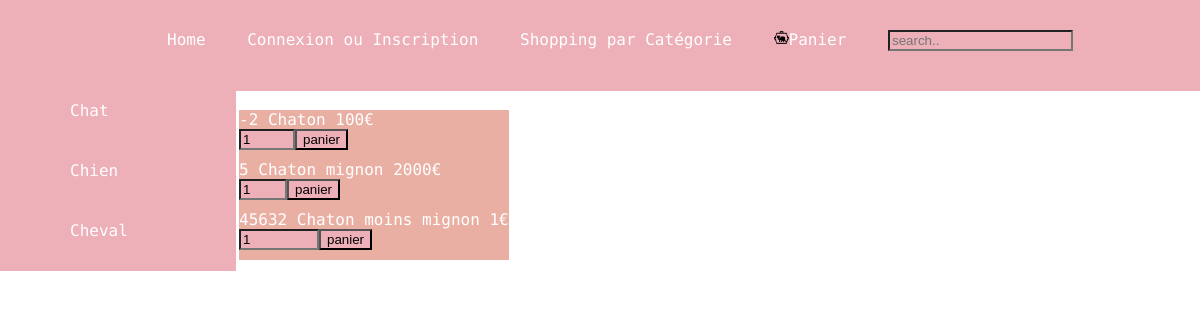
Page /index.php?page=categorie&IdType=1 on the earlier database version.
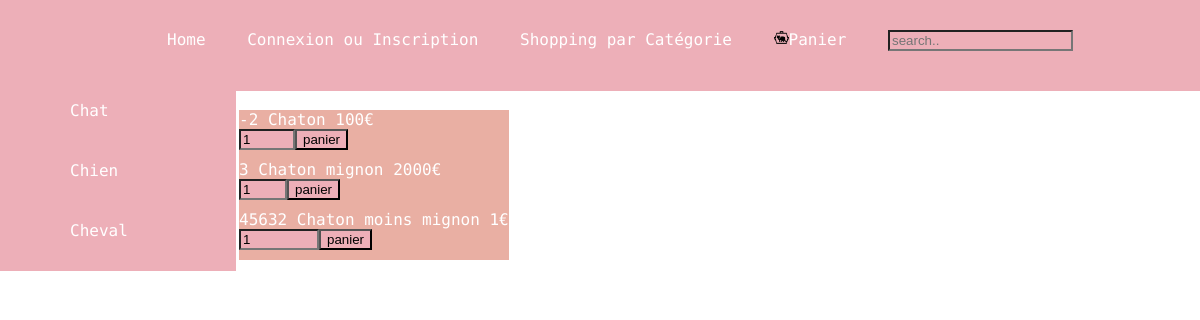
Same page on the later database version.
### tables this page shows
CREATE TABLE IF NOT EXISTS `type` (
  `IdType` int(11) NOT NULL AUTO_INCREMENT,
  `Nom` varchar(255) NOT NULL,
  PRIMARY KEY (`IdType`)
);

CREATE TABLE IF NOT EXISTS `produit` (
  `IdProduit` int(11) NOT NULL AUTO_INCREMENT,
  `Nom` varchar(255) NOT NULL,
  `Prix` int(11) NOT NULL,
  `QteStock` int(11) NOT NULL,
  `Description` text NOT NULL,
  `IdType` int(11) NOT NULL,
  PRIMARY KEY (`IdProduit`)
);

### sqlfunctions.php (called while the page is built, shortened)
<?php
function getParam($key){
	if (isset($_POST[$key]) && $_POST[$key]!=""){
		return $_POST[$key];
	}
	else if (isset($_GET[$key]) && $_GET[$key]!=""){
		return $_GET[$key];
	}
	else return "";
}
?>

### CategShop.php (the view, shortened to what this page needs)
<!DOCTYPE html>
<html>
<head>
    <link rel="stylesheet" type="text/css" media="screen" href="wegotstyle(Axel).css"/>
</head>
<body>
<div class="Corps">
    <nav>
        <div>
            <?php
                $categories = $bdd->query("select * from Type");
                while ($categorie = $categories->fetch()){
                    echo('<div class = "Onglet" >');
                    echo('<a href="index.php?page=categorie&IdType=');
                    echo($categorie['IdType']);
                    echo('">');
                    echo($categorie['Nom']);
                    echo('</a>');
                    echo('</div>');
                }
            ?>
        </div>
    </nav>
    <div class = "cadre">
        <?php
            if(true){
                var_dump($panier);
            }
            if(isset($_GET['IdType'])){
                $objets = $bdd -> prepare("select * from produit where IdType = ?");
                $objets -> execute(array($_GET['IdType']));
                while($objet = $objets -> fetch()){
                    echo('<div class = "Objet">');
                    if (isset($panier[$objet['Nom']][3])) {
                        echo($objet['QteStock'] - $panier[$objet['Nom']][3]);
                    }
                    else{
                        echo($objet['QteStock']);
                    }
                    echo($objet['Nom']);
                    echo('  ');echo($objet['Prix']);echo('€');
                    echo('<form form="post">');
                        for($i=0;$i<=$objet['QteStock'];$i++)
                        {
                        }
                        echo('<input type="number" min="1" max ="');
                        echo($i-1);
                        echo('" name="Quantite" value="1">');
                        echo('<input type="submit" name="page" value="panier">');
                    echo("</form>");
                    echo('</div>');
                }
            }
            var_dump($_SESSION);
        ?>
    </div>
</div>
</body>
</html>

### doctype.php (shortened to what this page needs)
<!DOCTYPE html>
<html>
<head>
     <link rel="stylesheet" href="wegotstyle.css"/>
</head>

### header.php (shortened to what this page needs)
<header>
	<ul>
		<a href="index.php?page=index"><li>Home</li></a>
		<?php
		if (empty($_SESSION["client"])){
			echo '<a href="index.php?page=connexion"><li>Connexion ou Inscription</li></a>';
		}
		else{
			echo '<a href="index.php?page=connexion"><li>Se déconnecter</li></a>';
		}
		?>
		<a href="index.php?page=categorie"><li>Shopping par Catégorie</li></a>
	    <a href="index.php?page=panier"><li>Panier<img src="Images/panierIcon.png" height=15px class="panier"></li></a>
	    <li>
	    	<form form="post">
			<input  type="text" name="recherche" id="recherche" placeholder="search.." />
			</form>
		</li>
	</ul>
</header>

### index.php (shortened to what this page needs)
<?php
	include("doctype.php");
	include("header.php");
	try {$bdd = new PDO('mysql:host=localhost;dbname=felindus;charset=utf8', 'root', '');}
	    catch (Exception $e){die('Erreur : ' . $e->getMessage());}
include("sqlfunctions.php");
$page=getParam("page");
if ($page=="categorie"){
		include ("CategShop.php");
	}
	echo "<html><head> </head><body>";
	echo "</body></html>";
?>

### wegotstyle.css (style rules this page uses)
body { font-family: 'Cutive Mono', monospace; background-color: #ffff; color: #5900b3; margin:0px; padding:0px; display: flex; flex-direction: column; justify-content: flex-start; }
header { display:flex; justify-content: space-around; left:0; right:0; background-color: #edafb8; padding:0px; }
li { display:inline-block; padding: 14px 16px; }
img { float: left; }
header input { background-color:#edafb8; width:inherit; margin-top: 0px; margin-bottom: 10px; }

### wegotstyle(Axel).css (style rules this page uses)
body { font-family: 'Cutive Mono', monospace; background-color: #ffff; color: #ffffff; display : flex; flex-direction : column; height : 100%; width : 100%; margin : 0px; }
header { display:flex; justify-content: center; width: 100%; background-color: #edafb8; }
header li { display:inline-block; padding: 14px 16px; }
header a { color: inherit; text-decoration: none; }
div { padding:0px 0px 0px 0px; margin : 0px 0px 0px 0px; }
nav { align-items: center; background-color: #edafb8; height: 100%; min-height: 100%; }
div nav a { text-decoration: none; color : #ffffff; }
.Corps { display : flex; flex-direction: row; }
.Onglet { display:flex; background-color: #edafb8; padding : 10px 70px; list-style: none; height: 40px; width: auto; max-width: 150px; min-width: 6em; overflow: hidden; border-right : solid white 3px; flex-wrap: wrap; }
.Objet { background-color: #e9afa3; background-size: 100%; padding-top : 0px; padding-bottom: 0px; padding-left : 0px; padding-right : 0px }
input { background-color:#edafb8; width:inherit; margin-top: 0px; margin-bottom: 10px; }

Differences in the rows shown:
changed produit "Chaton mignon": QteStock "5" → "3"
